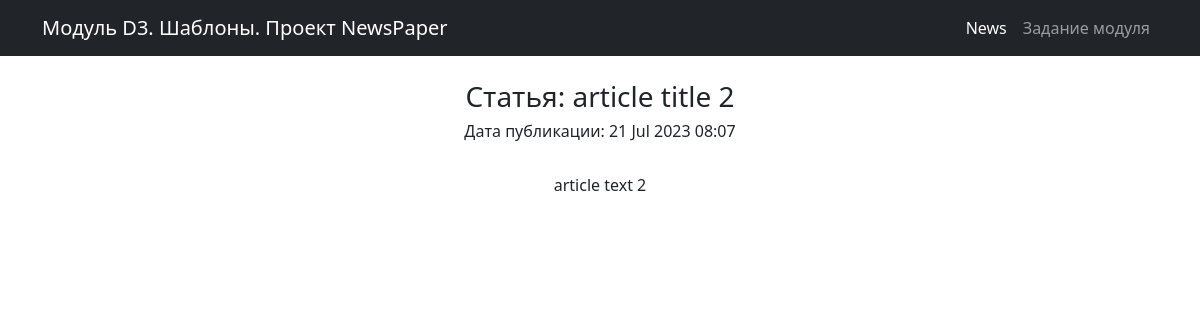
The page /news/2 on the database its author committed.
### news/models.py (models this page shows, shortened)
class Post(models.Model):
    author = models.ForeignKey(Author, on_delete=models.CASCADE)
    NEWS = 'NW'
    ARTICLE = 'AR'
    CATEGORY_CHOICES = (
        (NEWS, 'Новость'),
        (ARTICLE, 'Статья')
    )
    categoryType = models.CharField(max_length=2, choices=CATEGORY_CHOICES, default=ARTICLE)
    dateCreation = models.DateTimeField(auto_now_add=True)
    postCategory = models.ManyToManyField(Category, through='PostCategory')
    title = models.CharField(max_length=128)
    text = models.TextField()
    rating = models.SmallIntegerField(default=0)

### news/views.py (the view)
# urls.py: path('<int:pk>', PostDetail.as_view()),  # pk — это первичный ключ товара, который будет выводиться у нас в шаблон
class PostDetail(DetailView):
    model = Post
    template_name = 'post.html'
    context_object_name = 'post'

### news/templatetags/custom_filters.py (called while the page is built)
@register.filter(name='censor')  # регистрируем наш фильтр под именем censor,
def censor(censor_text):  # первый аргумент здесь — это то значение, к которому надо применить фильтр,
    for word in censor_words:
        censor_text = censor_text.lower().replace(word.lower(),
                                                  '*censor*')  # переводим в строчные буквы, заменяем на *censor*
    return censor_text  # возвращаемое функцией значение — это то значение, которое подставится к нам в шаблон

### templates/post.html (shortened to what this page needs)
{% extends 'flatpages/default.html' %}
{% load custom_filters %}
{% block content %}
    <br>
    <h3>Статья: {{ post.title|censor }}</h3>
    <h6>Дата публикации: {{ post.dateCreation|date:'d M Y h:m' }}</h6>
    <br>
    {{ post.text|censor }}
{% endblock content %}

### rows shown on the page
Post: title|censor "article title 2", dateCreation "21 Jul 2023 08:07", text|censor "article text 2"
